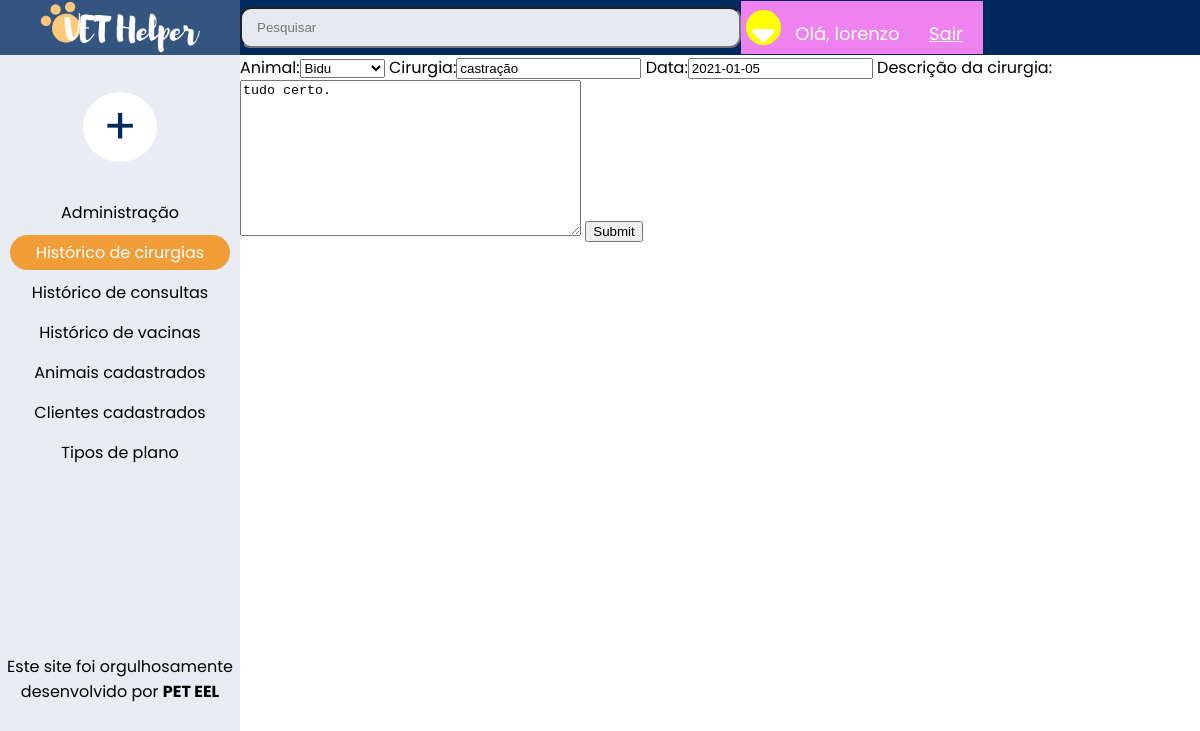
The app's page /atualizar_cirurgia/5/ (signed in) with its own data.
### clientes/models.py (models this page shows, shortened)
class Animal(models.Model):#animal
    animal = models.CharField(max_length=255)
    especie = models.CharField(verbose_name='Espécie', max_length=255, blank=True)
    raca = models.CharField(verbose_name='Raça', max_length=255)
    peso = models.CharField(max_length=255, blank=True)
    data_nascimento = models.DateField(verbose_name='Data de nascimento', blank=True)
    sexo = models.CharField(max_length=255, blank=True)
    pelagem = models.CharField(max_length=255, blank=True)
    porte = models.CharField(max_length=255, blank=True)
    microchip_numero = models.CharField(verbose_name='Número do Microchip', max_length=255, blank=True)
    microchip_local = models.CharField(verbose_name='Localização do Microchip',max_length=255, blank=True)
    data_criacao = models.DateTimeField(verbose_name='Data de criação', default=timezone.now)
    descricao = models.TextField(verbose_name='Descrição', blank=True)
    plano = models.ForeignKey(Plano, on_delete=models.CASCADE)
    tutor = models.ForeignKey(Tutor, on_delete=models.CASCADE)
    mostrar = models.BooleanField(default=True)
    class Meta:
        verbose_name = 'Animal'
        verbose_name_plural = 'Animais'
    def __str__(self):
        return self.animal

class Cirurgia(models.Model):
    animal = models.ForeignKey(Animal, on_delete=models.CASCADE, blank=True)
    cirurgia = models.CharField(max_length=255, blank=True, default=' - ')
    data = models.DateField(default=timezone.now)
    descricao_da_cirurgia = models.TextField(verbose_name='Descrição da cirurgia', blank=True)

### clientes/views.py (the view)
# urls.py: path('atualizar_cirurgia/<str:pk>/', views.atualizarCirurgia, name='atualizar_cirurgia'),
@login_required(login_url='login')
def atualizarCirurgia(request, pk):
    cirurgia = Cirurgia.objects.get(id=pk)
    form = CirurgiaForm(instance=cirurgia)
    if request.method == 'POST':
        form = ConsultaForm(request.POST, instance=cirurgia)
        if form.is_valid():
            form.save()
            return redirect('cirurgia')
    context = {'form':form}
    return render(request, 'clientes/cirurgia_form.html', context)

### clientes/forms.py
class CirurgiaForm(ModelForm):
    class Meta:
        model = Cirurgia
        fields = '__all__'

### clientes/templates/clientes/cirurgia_form.html (shortened to what this page needs)
{% extends 'base.html' %}
{% block conteudo-esquerda %}
<div class="home_page-esquerda">
    <section class="botao" style="margin-top: 35px;">
        <a class="botao-esquerda" href="#">+</a>
    </section>
    <section>
        <a class="links-principais" href="{% url 'admin:index' %}">Administração</a>
    </section>
    <section>
        <a class="links-principais-especial" href="{% url 'cirurgia' %}">Histórico de cirurgias</a>
    </section>
    <section>
        <a class="links-principais" href="{% url 'consulta' %}">Histórico de consultas</a>
    </section>
    <section>
        <a class="links-principais" href="{% url 'vacina' %}">Histórico de vacinas</a>
    </section>
    <section>
        <a class="links-principais" href="{% url 'index' %}">Animais cadastrados</a>
    </section>
    <section>
        <a class="links-principais" href="{% url 'clientes' %}">Clientes cadastrados</a>
    </section>
    <section>
        <a class="links-principais" href="#">Tipos de plano</a>
    </section>
</div>
{% endblock %}
{%block conteudo-direita%}
<form action = "" method="POST">
    {{form}}
    <input type="submit" name="Criar">
</form>
{% endblock%}

### templates/parciais/_nav.html (shortened to what this page needs)
{% load static %}
<head>
    <div class="navbar">
        <div class="navbar-esquerda">
            <a href="{% url 'index' %}"></a>
        </div>
        <input type="text" placeholder="Pesquisar">
        <div class="navbar-direita">
            <a href="#" class="fa fa-sort-down"></a>
            <span class='hello-msg'>Olá, {{request.user}}</span>
            <span> <a class='hello-msg' href='{% url "logout" %}'> Sair </a></span>
        </div>
    </div>
</head>

### templates/static/CSS/style.css (style rules this page uses)
body { font-family: Poppins; margin: 0; background-color: white; font-size: 16px; height: 100%; width: 100%; }
.navbar { background-color: #002960; position: fixed; overflow: hidden; top: 0; width: 100%; display: flex; height: 55px; align-items: center; }
.navbar-esquerda { width: 20%; height: 100%; background-image: url(logo.png); background-size: 160px; background-position: center; background-repeat: no-repeat; margin: 0; padding: 0; }
.navbar-esquerda a { margin-left: auto; margin-right: auto; padding: 50%; }
.navbar-direita { font-size: 35px; align-items: center; background-color: violet; margin-top: auto; margin-bottom: auto; }
.navbar input { width: 40%; height: 35px; border-radius: 11px; background-image: url(search.png); background-size: 22px; background-position: 530px 7px; background-repeat: no-repeat; padding-left: 15px; background-color: rgba(255, 255, 255, 0.9); }
.fa-sort-down { text-decoration: none; background-color: yellow; border-radius: 50%; height: 35px; width: 35px; text-align: center; color: white; margin: 5px; }
.home_page-esquerda { text-align: center; }
.home_page-esquerda a { text-decoration: none; }
.home_page-esquerda section { padding: 0px; margin-top: 15px; margin-bottom: 25px; }
.botao { position: relative; display: inline-block; }
.botao-esquerda { border-radius: 50%; background-color: white; padding-top: 0; padding-bottom: 0; padding-left: 20px; padding-right: 20px; font-size: 50px; color: #002960; }
.links-principais { color: black; display: block; border-radius: 25px; padding: 5px; margin-top: -10px; margin-bottom: -20px; margin-left: 10px; margin-right: 10px; }
.links-principais-especial { color: white; display: block; border-radius: 25px; padding: 5px; margin-top: -10px; margin-bottom: -20px; margin-left: 10px; margin-right: 10px; background-color: #F29E38; }

### templates/parciais/_nav.html (style rules this page uses)
.hello-msg { font-size: 18px; color: white; margin-right: 20px; }

### records on screen
Animal: animal "Bidu"
Cirurgia: cirurgia "castração", data "2021-01-05", descricao_da_cirurgia "tudo certo."

### other values on screen
{{ request.user }} "lorenzo"
